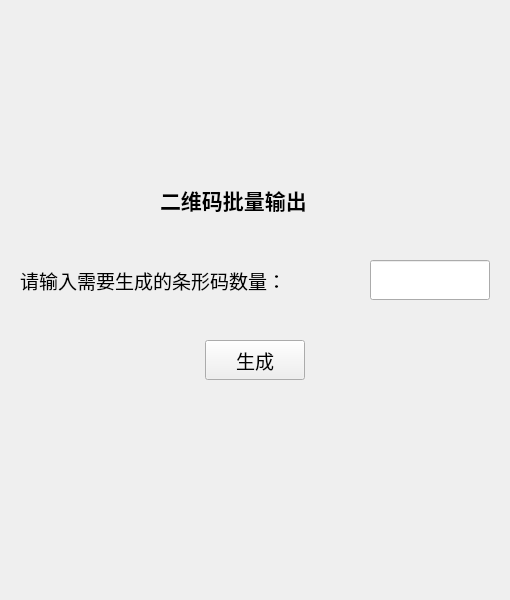
<?xml version="1.0" encoding="UTF-8"?>
<ui version="4.0">
 <class>window_feature8</class>
 <widget class="QWidget" name="window_feature8">
  <property name="geometry">
   <rect>
    <x>0</x>
    <y>0</y>
    <width>510</width>
    <height>600</height>
   </rect>
  </property>
  <property name="windowTitle">
   <string>Form</string>
  </property>
  <widget class="QLabel" name="label_title">
   <property name="geometry">
    <rect>
     <x>160</x>
     <y>180</y>
     <width>190</width>
     <height>40</height>
    </rect>
   </property>
   <property name="font">
    <font>
     <family>微软雅黑</family>
     <pointsize>16</pointsize>
     <weight>75</weight>
     <bold>true</bold>
    </font>
   </property>
   <property name="text">
    <string>二维码批量输出</string>
   </property>
  </widget>
  <widget class="QLineEdit" name="lineEdit_codenum">
   <property name="geometry">
    <rect>
     <x>370</x>
     <y>260</y>
     <width>120</width>
     <height>40</height>
    </rect>
   </property>
   <property name="font">
    <font>
     <family>微软雅黑</family>
     <pointsize>14</pointsize>
    </font>
   </property>
   <property name="text">
    <string/>
   </property>
  </widget>
  <widget class="QLabel" name="label_tip">
   <property name="geometry">
    <rect>
     <x>20</x>
     <y>260</y>
     <width>351</width>
     <height>40</height>
    </rect>
   </property>
   <property name="font">
    <font>
     <family>微软雅黑</family>
     <pointsize>14</pointsize>
    </font>
   </property>
   <property name="text">
    <string>请输入需要生成的条形码数量：</string>
   </property>
  </widget>
  <widget class="QPushButton" name="pushButton_create">
   <property name="geometry">
    <rect>
     <x>205</x>
     <y>340</y>
     <width>100</width>
     <height>40</height>
    </rect>
   </property>
   <property name="font">
    <font>
     <family>微软雅黑</family>
     <pointsize>14</pointsize>
    </font>
   </property>
   <property name="text">
    <string>生成</string>
   </property>
  </widget>
 </widget>
 <resources/>
 <connections/>
</ui>
